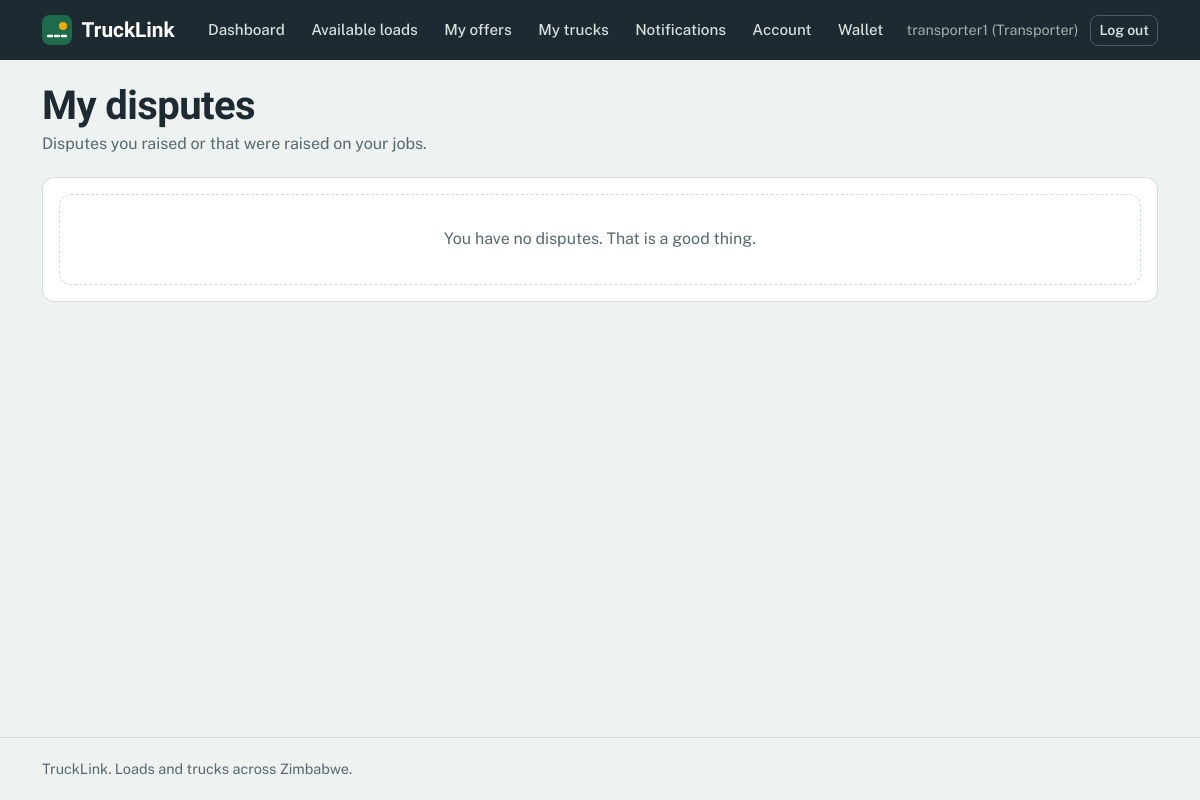
The page /wallet/disputes/ (signed in) on the database as committed earlier.
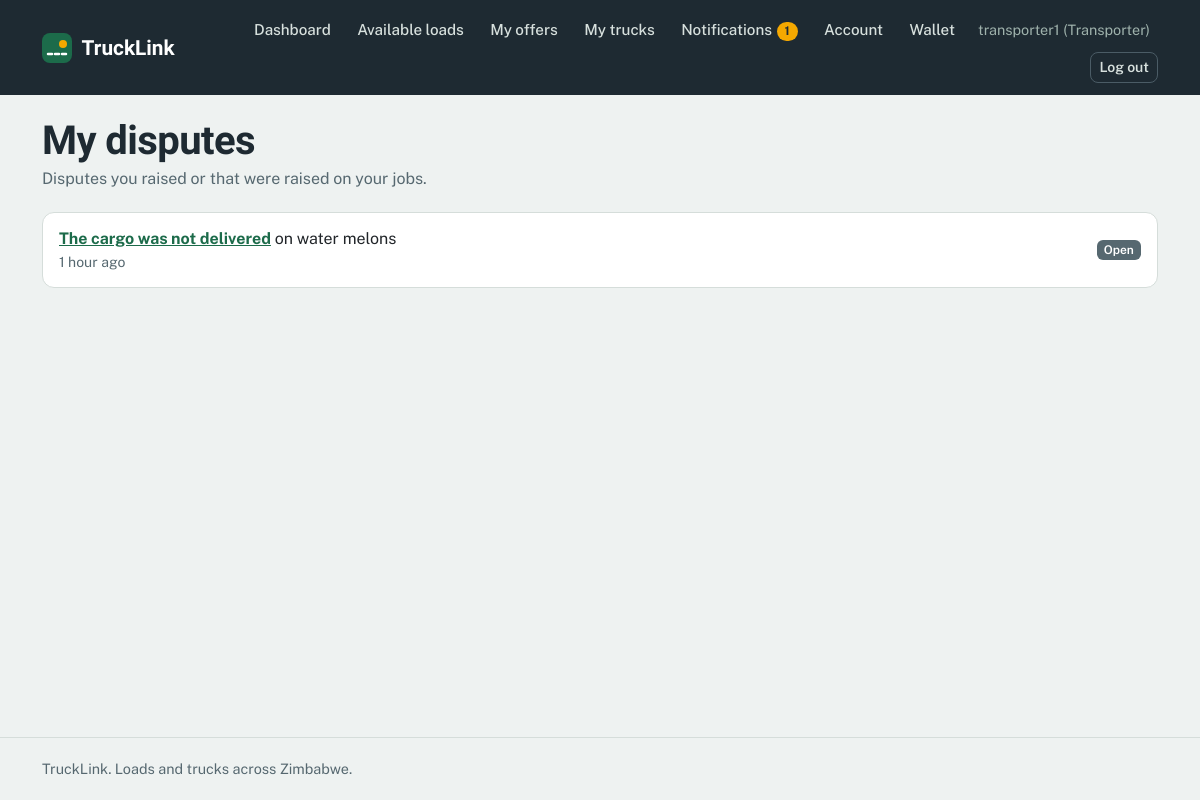
The same page on the database as committed later.
### wallet/models.py (models this page shows, shortened)
class Dispute(models.Model):
    REASON_CHOICES = [
        ('not_delivered', 'The cargo was not delivered'),
        ('damaged', 'The cargo was damaged'),
        ('late', 'Delivery was very late'),
        ('no_show', 'The other side did not show up'),
        ('price', 'Disagreement about price or payment'),
        ('other', 'Something else'),
    ]
    STATUS_CHOICES = [
        ('open', 'Open'),
        ('resolved', 'Resolved'),
    ]
    RESOLUTION_CHOICES = [
        ('release', 'Release the money to the transporter'),
        ('refund', 'Refund the money to the shipper'),
        ('split', 'Split the money 50/50'),
        ('no_escrow', 'Close without moving money'),
    ]
    offer = models.ForeignKey('loads.Offer', on_delete=models.CASCADE,
                              related_name='disputes')
    raised_by = models.ForeignKey(settings.AUTH_USER_MODEL, on_delete=models.CASCADE,
                                  related_name='disputes_raised')
    reason = models.CharField(max_length=20, choices=REASON_CHOICES)
    description = models.TextField()
    status = models.CharField(max_length=20, choices=STATUS_CHOICES, default='open')
    resolution = models.CharField(max_length=20, choices=RESOLUTION_CHOICES, blank=True)
    admin_note = models.CharField(max_length=300, blank=True)
    resolved_by = models.ForeignKey(settings.AUTH_USER_MODEL, on_delete=models.SET_NULL,
                                    null=True, blank=True, related_name='+')
    resolved_at = models.DateTimeField(null=True, blank=True)
    created_at = models.DateTimeField(auto_now_add=True)
    class Meta:
        ordering = ['-created_at']

### loads/models.py (models this page shows, shortened)
class Offer(models.Model):
    STATUS_CHOICES = [
        ('pending', 'Awaiting shipper'),
        ('countered', 'Awaiting transporter'),
        ('accepted', 'Accepted'),
        ('declined', 'Declined'),
        ('withdrawn', 'Withdrawn'),
        ('expired', 'Expired'),
    ]
    load = models.ForeignKey(Load, on_delete=models.CASCADE, related_name='offers')
    transporter = models.ForeignKey(settings.AUTH_USER_MODEL, on_delete=models.CASCADE,
                                    related_name='offers')
    truck = models.ForeignKey('trucks.Truck', on_delete=models.SET_NULL,
                              null=True, blank=True)
    price = models.DecimalField(max_digits=10, decimal_places=2)
    message = models.CharField(max_length=200, blank=True)
    status = models.CharField(max_length=20, choices=STATUS_CHOICES, default='pending')
    accepted_at = models.DateTimeField(null=True, blank=True)
    created_at = models.DateTimeField(auto_now_add=True)

class Load(models.Model):
    STATUS_CHOICES = [
        ('open', 'Open'),
        ('booked', 'Booked'),
        ('delivered', 'Delivered'),
        ('expired', 'Expired'),
    ]
    CARGO_CHOICES = [
        ('general', 'General cargo'),
        ('bulk', 'Bulk'),
        ('perishable', 'Perishable'),
        ('fragile', 'Fragile'),
        ('hazardous', 'Hazardous'),
        ('livestock', 'Livestock'),
    ]
    URGENCY_CHOICES = [
        ('standard', 'Standard (1 to 3 days)'),
        ('urgent', 'Urgent (same day)'),
        ('scheduled', 'Scheduled (fixed date)'),
    ]
    TRUCK_NEEDED_CHOICES = [('any', 'Any truck')] + Truck.TYPE_CHOICES
    shipper = models.ForeignKey(settings.AUTH_USER_MODEL, on_delete=models.CASCADE,
                                related_name='loads', null=True, blank=True)
    title = models.CharField(max_length=100)
    pickup = models.CharField(max_length=100)
    destination = models.CharField(max_length=100)
    cargo_type = models.CharField(max_length=20, choices=CARGO_CHOICES, default='general')
    weight_tonnes = models.DecimalField(max_digits=6, decimal_places=2)
    truck_type_needed = models.CharField(max_length=20, choices=TRUCK_NEEDED_CHOICES, default='any')
    offered_price = models.DecimalField(max_digits=10, decimal_places=2)
    urgency = models.CharField(max_length=20, choices=URGENCY_CHOICES, default='standard')
    pickup_date = models.DateField(null=True, blank=True)
    description = models.TextField(blank=True, default='')
    insured = models.BooleanField(default=False)
    insurance_provider = models.CharField(max_length=100, blank=True, default='')
    coverage_amount = models.DecimalField(max_digits=12, decimal_places=2, null=True, blank=True)
    status = models.CharField(max_length=20, choices=STATUS_CHOICES, default='open')
    created_at = models.DateTimeField(auto_now_add=True)

### wallet/views.py (the view)
# urls.py: path('disputes/', views.dispute_list, name='dispute_list'),
@login_required
def dispute_list(request):
    disputes = (Dispute.objects
                .filter(Q(offer__transporter=request.user) | Q(offer__load__shipper=request.user))
                .select_related('offer__load').distinct())
    return render(request, 'wallet/dispute_list.html', {'disputes': disputes})

### accounts/templatetags/notify_tags.py (called while the page is built)
@register.simple_tag
def unread_count(user):
    if not user.is_authenticated:
        return 0
    return user.notifications.filter(is_read=False).count()

### wallet/templates/wallet/dispute_list.html (shortened to what this page needs)
{% extends 'base.html' %}
{% block content %}
<div class="page-head">
  <h1>My disputes</h1>
  <p class="muted mb-0">Disputes you raised or that were raised on your jobs.</p>
</div>
<div class="card">
  {% for d in disputes %}
  <div class="note d-flex justify-content-between align-items-center gap-3">
    <div>
      <a href="{% url 'dispute_detail' d.pk %}"><strong>{{ d.get_reason_display }}</strong></a> on {{ d.offer.load.title }}
      <div class="small muted">{{ d.created_at|timesince }} ago</div>
    </div>
    <span class="badge bg-secondary">{{ d.get_status_display }}</span>
  </div>
  {% empty %}
  <div class="empty m-3">You have no disputes. That is a good thing.</div>
  {% endfor %}
</div>
{% endblock %}

### accounts/templates/base.html (shortened to what this page needs)
{% load notify_tags %}
<!DOCTYPE html>
<html lang="en">
<head>
  <link href="https://cdn.jsdelivr.net/npm/bootstrap@5.3.3/dist/css/bootstrap.min.css" rel="stylesheet">
</head>
<body>
  {% unread_count user as unread %}
  <header class="topbar">
    <div class="container topbar-inner">
      <a href="{% url 'home' %}" class="brand">
        <svg width="30" height="30" viewBox="0 0 30 30" aria-hidden="true"><rect width="30" height="30" rx="8" fill="#1C6B4A"/><path d="M6 21 L24 21" stroke="#fff" stroke-width="2.5" stroke-dasharray="4 3" stroke-linecap="round"/><circle cx="21" cy="11" r="4" fill="#F5A800"/></svg>
        <span>TruckLink</span>
      </a>
      <nav class="navlinks" aria-label="Main">
        {% if user.is_authenticated %}
          <a class="navlink" href="{% url 'dashboard' %}">Dashboard</a>
          {% if user.profile.role == 'shipper' %}
            <a class="navlink" href="{% url 'truck_list' %}">Available trucks</a>
            <a class="navlink" href="{% url 'post_load' %}">Post a load</a>
            <a class="navlink" href="{% url 'my_loads' %}">My loads</a>
          {% elif user.profile.role == 'transporter' %}
            <a class="navlink" href="{% url 'load_list' %}">Available loads</a>
            <a class="navlink" href="{% url 'my_offers' %}">My offers</a>
            <a class="navlink" href="{% url 'my_trucks' %}">My trucks</a>
          {% else %}
            <a class="navlink" href="{% url 'load_list' %}">Loads</a>
            <a class="navlink" href="{% url 'truck_list' %}">Trucks</a>
          {% endif %}
          <a class="navlink" href="{% url 'notifications' %}">Notifications{% if unread %}<span class="count">{{ unread }}</span>{% endif %}</a>
          <a class="navlink" href="{% url 'account' %}">Account</a>
                    <a class="navlink" href="{% url 'wallet_home' %}">Wallet</a>
          <span class="userchip">{{ user.username }}{% if user.profile %} ({{ user.profile.role|title }}){% endif %}</span>
          <form method="post" action="{% url 'logout' %}" class="d-inline">
            <button type="submit" class="btn btn-sm btn-nav">Log out</button>
          </form>
        {% else %}
          <a class="navlink" href="{% url 'login' %}">Log in</a>
          <a class="btn btn-sm btn-warning" href="{% url 'register' %}">Register</a>
        {% endif %}
      </nav>
    </div>
  </header>
  <main id="main">
    <div class="container">
      {% block content %}{% endblock %}
    </div>
  </main>
  <footer class="footer">
    <div class="container">TruckLink. Loads and trucks across Zimbabwe.</div>
  </footer>
</body>
</html>

Rows that differ between the two databases and show on the page:
added Dispute: reason "The cargo was not delivered", offer.load "water melons", created_at "1 hour", status "Open"
Other text that changed with them:
{{ unread }}: (not shown) → "1"
text no longer shown: "You have no disputes. That is a good thing."
